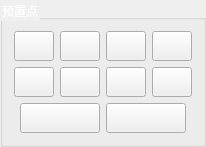
               <widget class="QGroupBox" name="groupBox_2">
                <property name="styleSheet">
                 <string notr="true">color: rgb(255, 255, 255);</string>
                </property>
                <property name="title">
                 <string>预置点</string>
                </property>
                <layout class="QVBoxLayout" name="verticalLayout_3">
                 <item>
                  <layout class="QHBoxLayout" name="horizontalLayout_10">
                   <item>
                    <spacer name="horizontalSpacer_12">
                     <property name="orientation">
                      <enum>Qt::Horizontal</enum>
                     </property>
                     <property name="sizeHint" stdset="0">
                      <size>
                       <width>0</width>
                       <height>0</height>
                      </size>
                     </property>
                    </spacer>
                   </item>
                   <item>
                    <widget class="QPushButton" name="oneBtn">
                     <property name="sizePolicy">
                      <sizepolicy hsizetype="Minimum" vsizetype="Minimum">
                       <horstretch>0</horstretch>
                       <verstretch>0</verstretch>
                      </sizepolicy>
                     </property>
                     <property name="minimumSize">
                      <size>
                       <width>40</width>
                       <height>30</height>
                      </size>
                     </property>
                     <property name="maximumSize">
                      <size>
                       <width>50</width>
                       <height>40</height>
                      </size>
                     </property>
                     <property name="styleSheet">
                      <string notr="true"/>
                     </property>
                     <property name="text">
                      <string/>
                     </property>
                    </widget>
                   </item>
                   <item>
                    <widget class="QPushButton" name="twoBtn">
                     <property name="sizePolicy">
                      <sizepolicy hsizetype="Minimum" vsizetype="Minimum">
                       <horstretch>0</horstretch>
                       <verstretch>0</verstretch>
                      </sizepolicy>
                     </property>
                     <property name="minimumSize">
                      <size>
                       <width>40</width>
                       <height>30</height>
                      </size>
                     </property>
                     <property name="maximumSize">
                      <size>
                       <width>50</width>
                       <height>40</height>
                      </size>
                     </property>
                     <property name="styleSheet">
                      <string notr="true"/>
                     </property>
                     <property name="text">
                      <string/>
                     </property>
                    </widget>
                   </item>
                   <item>
                    <widget class="QPushButton" name="threeBtn">
                     <property name="sizePolicy">
                      <sizepolicy hsizetype="Minimum" vsizetype="Minimum">
                       <horstretch>0</horstretch>
                       <verstretch>0</verstretch>
                      </sizepolicy>
                     </property>
                     <property name="minimumSize">
                      <size>
                       <width>40</width>
                       <height>30</height>
                      </size>
                     </property>
                     <property name="maximumSize">
                      <size>
                       <width>50</width>
                       <height>40</height>
                      </size>
                     </property>
                     <property name="styleSheet">
                      <string notr="true"/>
                     </property>
                     <property name="text">
                      <string/>
                     </property>
                    </widget>
                   </item>
                   <item>
                    <widget class="QPushButton" name="fourBtn">
                     <property name="sizePolicy">
                      <sizepolicy hsizetype="Minimum" vsizetype="Minimum">
                       <horstretch>0</horstretch>
                       <verstretch>0</verstretch>
                      </sizepolicy>
                     </property>
                     <property name="minimumSize">
                      <size>
                       <width>40</width>
                       <height>30</height>
                      </size>
                     </property>
                     <property name="maximumSize">
                      <size>
                       <width>50</width>
                       <height>40</height>
                      </size>
                     </property>
                     <property name="styleSheet">
                      <string notr="true"/>
                     </property>
                     <property name="text">
                      <string/>
                     </property>
                    </widget>
                   </item>
                   <item>
                    <spacer name="horizontalSpacer_13">
                     <property name="orientation">
                      <enum>Qt::Horizontal</enum>
                     </property>
                     <property name="sizeHint" stdset="0">
                      <size>
                       <width>0</width>
                       <height>0</height>
                      </size>
                     </property>
                    </spacer>
                   </item>
                  </layout>
                 </item>
                 <item>
                  <layout class="QHBoxLayout" name="horizontalLayout_11">
                   <item>
                    <spacer name="horizontalSpacer_18">
                     <property name="orientation">
                      <enum>Qt::Horizontal</enum>
                     </property>
                     <property name="sizeHint" stdset="0">
                      <size>
                       <width>0</width>
                       <height>0</height>
                      </size>
                     </property>
                    </spacer>
                   </item>
                   <item>
                    <widget class="QPushButton" name="fiveBtn">
                     <property name="sizePolicy">
                      <sizepolicy hsizetype="Minimum" vsizetype="Minimum">
                       <horstretch>0</horstretch>
                       <verstretch>0</verstretch>
                      </sizepolicy>
                     </property>
                     <property name="minimumSize">
                      <size>
                       <width>40</width>
                       <height>30</height>
                      </size>
                     </property>
                     <property name="maximumSize">
                      <size>
                       <width>50</width>
                       <height>40</height>
                      </size>
                     </property>
                     <property name="styleSheet">
                      <string notr="true"/>
                     </property>
                     <property name="text">
                      <string/>
                     </property>
                    </widget>
                   </item>
                   <item>
                    <widget class="QPushButton" name="sixBtn">
                     <property name="sizePolicy">
                      <sizepolicy hsizetype="Minimum" vsizetype="Minimum">
                       <horstretch>0</horstretch>
                       <verstretch>0</verstretch>
                      </sizepolicy>
                     </property>
                     <property name="minimumSize">
                      <size>
                       <width>40</width>
                       <height>30</height>
                      </size>
                     </property>
                     <property name="maximumSize">
                      <size>
                       <width>50</width>
                       <height>40</height>
                      </size>
                     </property>
                     <property name="styleSheet">
                      <string notr="true"/>
                     </property>
                     <property name="text">
                      <string/>
                     </property>
                    </widget>
                   </item>
                   <item>
                    <widget class="QPushButton" name="sevenBtn">
                     <property name="sizePolicy">
                      <sizepolicy hsizetype="Minimum" vsizetype="Minimum">
                       <horstretch>0</horstretch>
                       <verstretch>0</verstretch>
                      </sizepolicy>
                     </property>
                     <property name="minimumSize">
                      <size>
                       <width>40</width>
                       <height>30</height>
                      </size>
                     </property>
                     <property name="maximumSize">
                      <size>
                       <width>50</width>
                       <height>40</height>
                      </size>
                     </property>
                     <property name="styleSheet">
                      <string notr="true"/>
                     </property>
                     <property name="text">
                      <string/>
                     </property>
                    </widget>
                   </item>
                   <item>
                    <widget class="QPushButton" name="eightBtn">
                     <property name="sizePolicy">
                      <sizepolicy hsizetype="Minimum" vsizetype="Minimum">
                       <horstretch>0</horstretch>
                       <verstretch>0</verstretch>
                      </sizepolicy>
                     </property>
                     <property name="minimumSize">
                      <size>
                       <width>40</width>
                       <height>30</height>
                      </size>
                     </property>
                     <property name="maximumSize">
                      <size>
                       <width>50</width>
                       <height>40</height>
                      </size>
                     </property>
                     <property name="styleSheet">
                      <string notr="true"/>
                     </property>
                     <property name="text">
                      <string/>
                     </property>
                    </widget>
                   </item>
                   <item>
                    <spacer name="horizontalSpacer_14">
                     <property name="orientation">
                      <enum>Qt::Horizontal</enum>
                     </property>
                     <property name="sizeHint" stdset="0">
                      <size>
                       <width>0</width>
                       <height>0</height>
                      </size>
                     </property>
                    </spacer>
                   </item>
                  </layout>
                 </item>
                 <item>
                  <layout class="QHBoxLayout" name="horizontalLayout_12">
                   <item>
                    <spacer name="horizontalSpacer_16">
                     <property name="orientation">
                      <enum>Qt::Horizontal</enum>
                     </property>
                     <property name="sizeHint" stdset="0">
                      <size>
                       <width>0</width>
                       <height>0</height>
                      </size>
                     </property>
                    </spacer>
                   </item>
                   <item>
                    <widget class="QPushButton" name="viedoSetBtn">
                     <property name="sizePolicy">
                      <sizepolicy hsizetype="Minimum" vsizetype="Minimum">
                       <horstretch>0</horstretch>
                       <verstretch>0</verstretch>
                      </sizepolicy>
                     </property>
                     <property name="minimumSize">
                      <size>
                       <width>80</width>
                       <height>30</height>
                      </size>
                     </property>
                     <property name="maximumSize">
                      <size>
                       <width>100</width>
                       <height>40</height>
                      </size>
                     </property>
                     <property name="styleSheet">
                      <string notr="true"/>
                     </property>
                     <property name="text">
                      <string/>
                     </property>
                    </widget>
                   </item>
                   <item>
                    <widget class="QPushButton" name="videoGetBtn">
                     <property name="sizePolicy">
                      <sizepolicy hsizetype="Minimum" vsizetype="Minimum">
                       <horstretch>0</horstretch>
                       <verstretch>0</verstretch>
                      </sizepolicy>
                     </property>
                     <property name="minimumSize">
                      <size>
                       <width>80</width>
                       <height>30</height>
                      </size>
                     </property>
                     <property name="maximumSize">
                      <size>
                       <width>100</width>
                       <height>40</height>
                      </size>
                     </property>
                     <property name="styleSheet">
                      <string notr="true"/>
                     </property>
                     <property name="text">
                      <string/>
                     </property>
                    </widget>
                   </item>
                   <item>
                    <spacer name="horizontalSpacer_15">
                     <property name="orientation">
                      <enum>Qt::Horizontal</enum>
                     </property>
                     <property name="sizeHint" stdset="0">
                      <size>
                       <width>0</width>
                       <height>0</height>
                      </size>
                     </property>
                    </spacer>
                   </item>
                  </layout>
                 </item>
                </layout>
               </widget>
